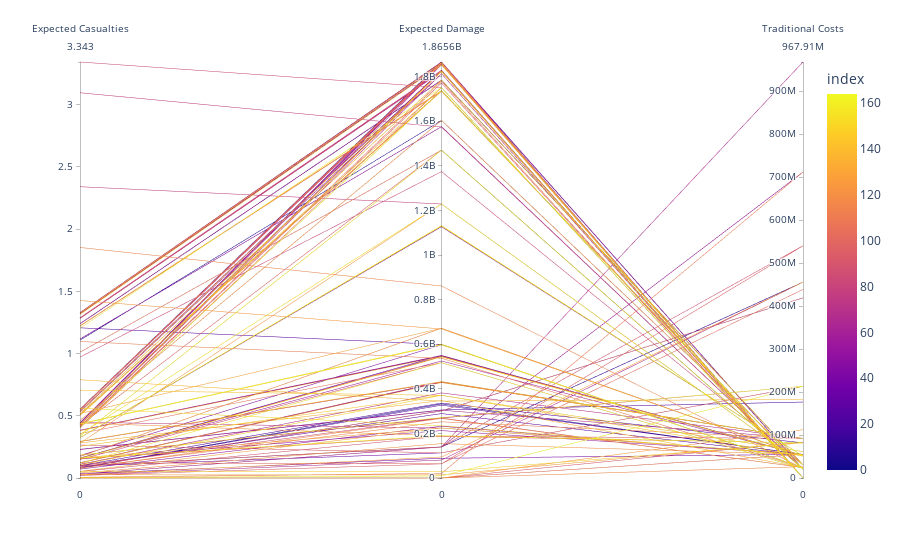

Source (notebook cell):
### Code cell
fig2 = px.parallel_coordinates(results_agg, dimensions=["Expected Casualties","Expected Damage", "Traditional Costs"], color = results_agg.index)
fig2.update_layout(showlegend=False)
fig2.show()
fig2.write_image("./plots/Aggr_ParallelPlot_dike3_iter1.png")

### Figure 1 — Plotly figure (JSON) as saved in the notebook; plotly's stock layout.template omitted (floating-point values rounded to 4 significant figures; data arrays with more than 128 entries replaced by an {"elided": "..."} marker saying what was removed)
{"data": [{"dimensions": [{"label": "Expected Casualties", "values": {"elided": "165 float values"}}, {"label": "Expected Damage", "values": {"elided": "165 float values"}}, {"label": "Traditional Costs", "values": {"elided": "165 float values"}}], "domain": {"x": [0, 1], "y": [0, 1]}, "line": {"color": {"elided": "165 int values"}, "coloraxis": "coloraxis"}, "name": "", "type": "parcoords"}], "layout": {"coloraxis": {"colorbar": {"title": {"text": "index"}}, "colorscale": [[0, "#0d0887"], [0.1111, "#46039f"], [0.2222, "#7201a8"], [0.3333, "#9c179e"], [0.4444, "#bd3786"], [0.5556, "#d8576b"], [0.6667, "#ed7953"], [0.7778, "#fb9f3a"], [0.8889, "#fdca26"], [1, "#f0f921"]]}, "legend": {"tracegroupgap": 0}, "margin": {"t": 60}, "showlegend": false}}
